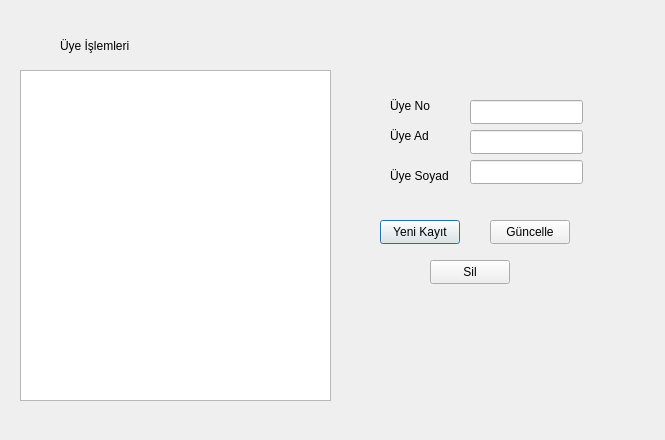
<?xml version="1.0" encoding="UTF-8"?>
<ui version="4.0">
 <class>UyeIslemleri</class>
 <widget class="QDialog" name="UyeIslemleri">
  <property name="geometry">
   <rect>
    <x>0</x>
    <y>0</y>
    <width>665</width>
    <height>440</height>
   </rect>
  </property>
  <property name="windowTitle">
   <string>Dialog</string>
  </property>
  <widget class="QLabel" name="label">
   <property name="geometry">
    <rect>
     <x>60</x>
     <y>30</y>
     <width>71</width>
     <height>31</height>
    </rect>
   </property>
   <property name="text">
    <string>Üye İşlemleri</string>
   </property>
  </widget>
  <widget class="QTableWidget" name="data_table">
   <property name="geometry">
    <rect>
     <x>20</x>
     <y>70</y>
     <width>311</width>
     <height>331</height>
    </rect>
   </property>
  </widget>
  <widget class="QLineEdit" name="input_no">
   <property name="geometry">
    <rect>
     <x>470</x>
     <y>100</y>
     <width>113</width>
     <height>24</height>
    </rect>
   </property>
   <property name="readOnly">
    <bool>true</bool>
   </property>
  </widget>
  <widget class="QLineEdit" name="input_ad">
   <property name="geometry">
    <rect>
     <x>470</x>
     <y>130</y>
     <width>113</width>
     <height>24</height>
    </rect>
   </property>
  </widget>
  <widget class="QLineEdit" name="input_soyad">
   <property name="geometry">
    <rect>
     <x>470</x>
     <y>160</y>
     <width>113</width>
     <height>24</height>
    </rect>
   </property>
  </widget>
  <widget class="QLabel" name="label_2">
   <property name="geometry">
    <rect>
     <x>390</x>
     <y>90</y>
     <width>71</width>
     <height>31</height>
    </rect>
   </property>
   <property name="text">
    <string>Üye No</string>
   </property>
  </widget>
  <widget class="QLabel" name="label_3">
   <property name="geometry">
    <rect>
     <x>390</x>
     <y>120</y>
     <width>71</width>
     <height>31</height>
    </rect>
   </property>
   <property name="text">
    <string>Üye Ad</string>
   </property>
  </widget>
  <widget class="QLabel" name="label_4">
   <property name="geometry">
    <rect>
     <x>390</x>
     <y>160</y>
     <width>71</width>
     <height>31</height>
    </rect>
   </property>
   <property name="text">
    <string>Üye Soyad</string>
   </property>
  </widget>
  <widget class="QPushButton" name="btn_kayit">
   <property name="geometry">
    <rect>
     <x>380</x>
     <y>220</y>
     <width>80</width>
     <height>24</height>
    </rect>
   </property>
   <property name="text">
    <string>Yeni Kayıt</string>
   </property>
  </widget>
  <widget class="QPushButton" name="btn_guncelle">
   <property name="geometry">
    <rect>
     <x>490</x>
     <y>220</y>
     <width>80</width>
     <height>24</height>
    </rect>
   </property>
   <property name="text">
    <string>Güncelle</string>
   </property>
  </widget>
  <widget class="QPushButton" name="btn_sil">
   <property name="geometry">
    <rect>
     <x>430</x>
     <y>260</y>
     <width>80</width>
     <height>24</height>
    </rect>
   </property>
   <property name="text">
    <string>Sil</string>
   </property>
  </widget>
 </widget>
 <resources/>
 <connections/>
</ui>
